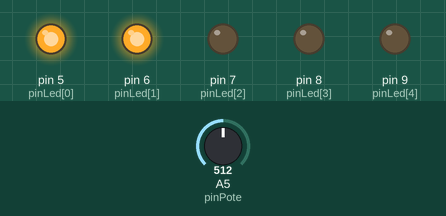
The sketch below on a simulated Arduino Uno, built with avr-gcc and run on an emulated ATmega328P. Shown: output pins drawn as LEDs (lit = HIGH). The inputs (shaded band) are chosen by the test bench; at power-on: A5 (pinPote) = 512.

Above: at 1.2 s.
1.3 s: A5 (pinPote) set to 606
2.8 s: A5 (pinPote) set to 630
At 3.3 s:
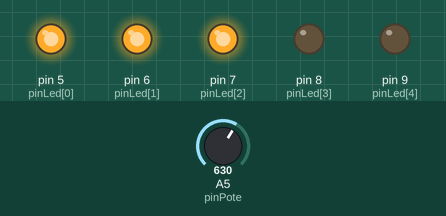
4.3 s: A5 (pinPote) set to 811
5.8 s: A5 (pinPote) set to 836
At 6.8 s:
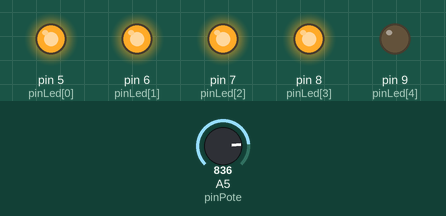
7.3 s: A5 (pinPote) set to 1006
8.8 s: A5 (pinPote) set to 1023
At 9.1 s:
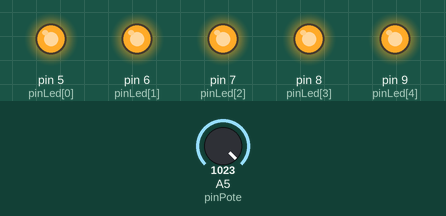
Timing chart, 0 to 11.3 s (numbered marks = the images above; inputs shaded):
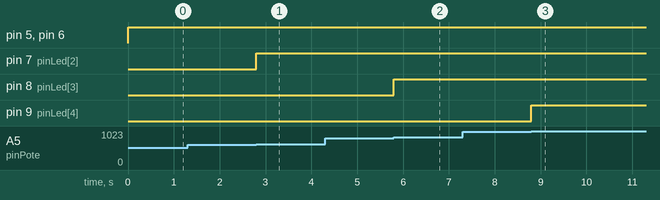

Measured:
- the behaviour switches between 613 and 614 on A5 (pinPote) (found by bisection; images 0 and 1)
- the behaviour switches between 818 and 819 on A5 (pinPote) (found by bisection; images 1 and 2)
- the behaviour switches between 1022 and 1023 on A5 (pinPote) (found by bisection; images 2 and 3)
- after the input at 1.3 s, every drawn part: stays the same
- after the input at 2.8 s, pin 7 (pinLed[2]): LOW → HIGH at once
- after the input at 4.3 s, every drawn part: stays the same
- after the input at 5.8 s, pin 8 (pinLed[3]): LOW → HIGH at once
- after the input at 7.3 s, every drawn part: stays the same
- after the input at 8.8 s, pin 9 (pinLed[4]): LOW → HIGH at once

The sketch:

sketch_sep06a.ino
```cpp
const int pinLed[] = {5, 6, 7, 8, 9};
const int nPines = 5;
const int pinPote = 5;
int val, valPote;

void setup() {
  for (int i = 0; i < nPines; i++) {
    pinMode(pinLed[i], OUTPUT);
    digitalWrite(pinLed[i], LOW);
  }
}

void loop() {
  sampler();
  vumeter();
}

void sampler() {
  valPote = analogRead(pinPote);
  val = map(valPote, 0, 1023, 0, 5);
}

void vumeter() {
  for (int i = 0; i < val; i++) {
    digitalWrite(pinLed[i], HIGH);
  }
  if (val < 5) {
    for (int i = 5; i >= val; i--) {
      digitalWrite(pinLed[i], LOW);
    }
  }
}
```
